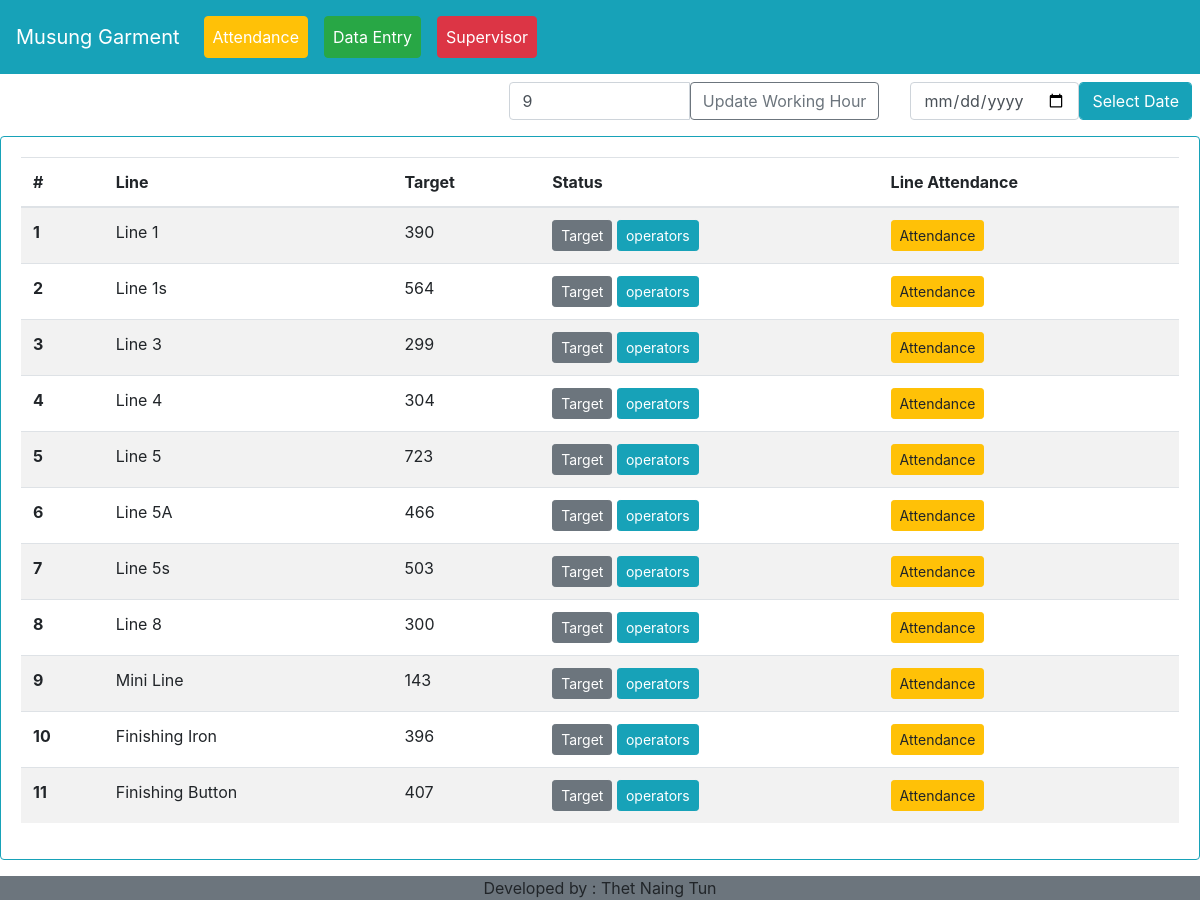
The app's page /, older data.
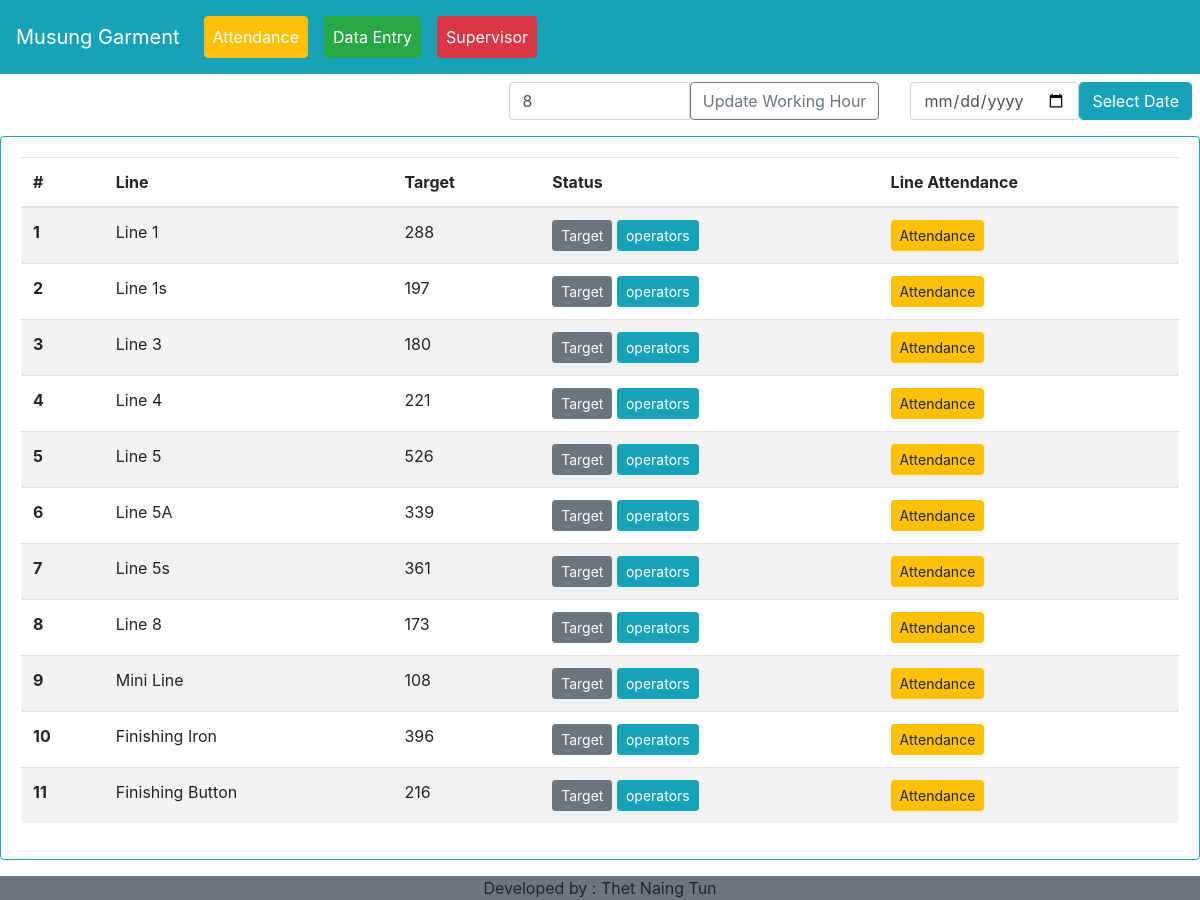
The same page, newer data.
### myapp/models.py (models this page shows, shortened)
class dailyhour(models.Model):
    timehr = models.PositiveIntegerField(default=0)
    def __str__(self):
        return str(self.timehr)

class line(models.Model):
    line_name = models.CharField(max_length=255)
    target = models.PositiveIntegerField(default=0)

### myapp/views.py (the view)
# urls.py: path('', views.linelist, name='linelist'),
def linelist(request):
    lis = line.objects.all()
    hr = dailyhour.objects.get(id=1)
    context = {'lis':lis, 'hr':hr}
    return render(request, 'line.html', context)

### templates/line.html (shortened to what this page needs)
{% extends 'base.html' %}
{% block content %}
<div class="d-flex justify-content-end">
<div class="input-group mb-3 col-md-4 m-2" id="workhrdata">
  <input type="text" class="form-control" value="{{hr}}" aria-describedby="button-addon2" id="hrval">
  <button class="btn btn-outline-secondary uwhbtn" type="button" id="button-addon2">Update Working Hour</button>
</div>
  <form method="post" action="{% url 'myapp:attendance_backdate' %}">{% csrf_token %}
    <div class="row m-2">
      <input type="date" name="duedate"  class="form-control col datepicker">
      <input type="submit" class="form-control btn btn-md btn-info col" value="Select Date">
    </div>
  </form>
</div>
<div class="card border-info mb-3">
  <div class="card-body">
<table class="table table-striped" id="invlist">
  <thead>
    <tr class="lilisttr">
      <th scope="col">#</th>
      <th scope="col">Line</th>
      <th scope="col">Target</th>
      <th scope="col">Status</th>
      <th scope="col">Line Attendance</th>
    </tr>
  </thead>
  <tbody id="linelistTbl">
  	{% for i in lis %}
    <tr class="linetr">
      <th scope="row" class="lid">{{i.id}}</th>
      <td>{{i.line_name}}</td>
      <td>{{i.target}}</td>
      <td>
<button type="button" class="btn btn-sm btn-secondary" data-toggle="modal" data-target="#lineu-{{i.id}}">
  Target
</button>
    <a href="{% url 'myapp:operatoratt' i.id %}" class="btn btn-sm btn-info">operators</a>
      </td>
      <td>
        <button type="button" class="lineatt btn btn-sm btn-warning">Attendance</button>
      </td>
    </tr>
    {% endfor %}
  </tbody>
</table>
  </div>
</div>
{% endblock content %}

Row changes from the older to the newer data that the page shows:
changed dailyhour: timehr "9" → "8"
changed line "Line 1": target "390" → "288"
changed line "Line 1s": target "564" → "197"
changed line "Line 3": target "299" → "180"
changed line "Line 4": target "304" → "221"
changed line "Line 5": target "723" → "526"
changed line "Line 5A": target "466" → "339"
changed line "Line 5s": target "503" → "361"
changed line "Line 8": target "300" → "173"
changed line "Mini Line": target "143" → "108"
changed line "Finishing Button": target "407" → "216"
